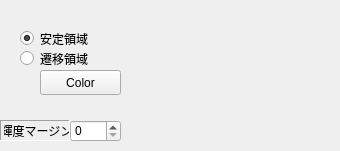
        <widget class="QWidget" name="PageColor_4">
         <widget class="QLabel" name="label_87">
          <property name="geometry">
           <rect>
            <x>0</x>
            <y>120</y>
            <width>70</width>
            <height>21</height>
           </rect>
          </property>
          <property name="frameShape">
           <enum>QFrame::Panel</enum>
          </property>
          <property name="frameShadow">
           <enum>QFrame::Sunken</enum>
          </property>
          <property name="text">
           <string>輝度マージン</string>
          </property>
          <property name="alignment">
           <set>Qt::AlignCenter|Qt::AlignHCenter|Qt::AlignLeading|Qt::AlignLeft|Qt::AlignVCenter</set>
          </property>
         </widget>
         <widget class="QSpinBox" name="EditInsideBMergin">
          <property name="geometry">
           <rect>
            <x>70</x>
            <y>120</y>
            <width>51</width>
            <height>22</height>
           </rect>
          </property>
          <property name="maximum">
           <number>99999999</number>
          </property>
         </widget>
         <widget class="QPushButton" name="pushButtonInsideBColor">
          <property name="geometry">
           <rect>
            <x>40</x>
            <y>70</y>
            <width>81</width>
            <height>25</height>
           </rect>
          </property>
          <property name="text">
           <string>Color</string>
          </property>
          <property name="icon">
           <iconset resource="PropertyOutline.qrc">
            <normaloff>:/Qtres/Color.png</normaloff>:/Qtres/Color.png</iconset>
          </property>
         </widget>
         <widget class="QFrame" name="frame_4">
          <property name="geometry">
           <rect>
            <x>10</x>
            <y>20</y>
            <width>111</width>
            <height>51</height>
           </rect>
          </property>
          <property name="frameShape">
           <enum>QFrame::NoFrame</enum>
          </property>
          <property name="frameShadow">
           <enum>QFrame::Raised</enum>
          </property>
          <widget class="QRadioButton" name="radioButtonInsideBStable">
           <property name="geometry">
            <rect>
             <x>10</x>
             <y>10</y>
             <width>101</width>
             <height>17</height>
            </rect>
           </property>
           <property name="text">
            <string>安定領域</string>
           </property>
           <property name="checked">
            <bool>true</bool>
           </property>
          </widget>
          <widget class="QRadioButton" name="radioButtonInsideBTrans">
           <property name="geometry">
            <rect>
             <x>10</x>
             <y>30</y>
             <width>101</width>
             <height>17</height>
            </rect>
           </property>
           <property name="text">
            <string>遷移領域</string>
           </property>
          </widget>
         </widget>
         <widget class="QStackedWidget" name="stackedframeBInside">
          <property name="geometry">
           <rect>
            <x>120</x>
            <y>10</y>
            <width>211</width>
            <height>131</height>
           </rect>
          </property>
          <property name="currentIndex">
           <number>2</number>
          </property>
          <widget class="QWidget" name="Stable_3"/>
          <widget class="QWidget" name="Trans_3"/>
          <widget class="QWidget" name="page_9"/>
         </widget>
        </widget>
